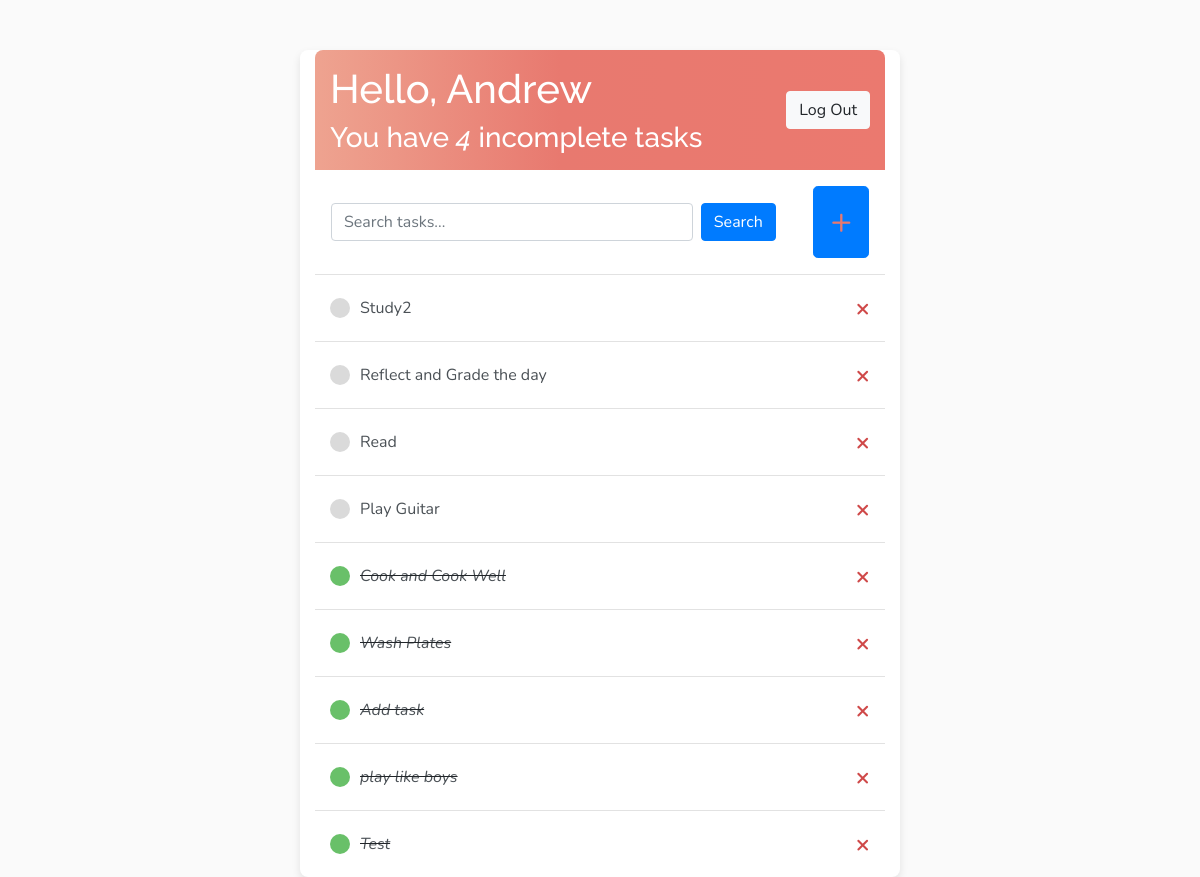
The app's page / (signed in) with its own data.
### core/models.py (models this page shows)
class Task(models.Model):
    user = models.ForeignKey(User, on_delete=models.CASCADE)
    title = models.CharField(max_length=200)
    description = models.TextField(null=True, blank=True)
    complete = models.BooleanField(default=False)
    create = models.DateTimeField(auto_now_add=True)
    def __str__(self):
        return self.title
    class Meta:
        ordering = ['complete']

### core/views.py (the view)
# urls.py: path('', TaskList.as_view(), name='tasks'),
class TaskList(LoginRequiredMixin, ListView):
    model = Task
    context_object_name='tasks'
    def get_context_data(self, **kwargs):
        context = super().get_context_data(**kwargs)
        context['tasks']=context['tasks'].filter(user=self.request.user)
        context['count']=context['tasks'].filter(complete=False).count()
        search_input = self.request.GET.get('search-area') or ''
        if search_input:
            context['tasks']=context['tasks'].filter(title__icontains=search_input) # the startwith method can also be used to get the words starting with that filters
        context['search_input'] = search_input
        return context

### core/templates/core/task_list.html (shortened to what this page needs)
{% extends 'core/main.html' %}
{% block content %}
<div class="header-bar">
    <div>
        <h1>Hello, {{request.user|title}}</h1>
        <h3 class="mb-0">You have <i>{{count}}</i> incomplete task{{ count|pluralize:"s" }}</h3>
    </div>
    {% if request.user.is_authenticated %}
    <form method="POST" action="{% url 'logout' %}" class="ml-auto">
        <button type="submit" class="btn btn-light">Log Out</button>
    </form>
    {% else %}
    <p class="ml-auto"><a class="btn btn-light" href="{% url 'login' %}">Login</a></p>
    {% endif %}
</div>
<div id="search-add-wrapper" class="p-3">
    <form method="GET" class="form-inline w-100">
        <input type="text" class="form-control mr-2 w-75" name="search-area" value="{{search_input}}" placeholder="Search tasks...">
        <button type="submit" class="btn btn-primary">Search</button>
    </form>
    <a id="add-link" href="{% url 'create-task' %}" class="btn btn-lg btn-primary">&#x2b;</a>
</div>
<div class="task-items-wrapper">
    {% for task in tasks %}
    <div class="task-wrapper">
        <div class="task-title">
            {% if task.complete %}
            <div class="task-complete-icon"></div>
            <i><s><a href="{% url 'task-update' task.id %}">{{task}}</a></s></i>
            {% else %}
            <div class="task-incomplete-icon"></div>
            <a href="{% url 'task-update' task.id %}">{{task}}</a>
            {% endif %}
        </div>
        <a class="delete-link" href="{% url 'task-delete' task.id %}">&#215;</a>
    </div>
    {% empty %}
    <h2 class="text-center">This list is empty</h2>
    {% endfor %}
</div>
{% endblock content %}

### core/templates/core/main.html (shortened to what this page needs)
<!DOCTYPE html>
{% load static %}
<html lang="en">
<head>
    <link href="https://stackpath.bootstrapcdn.com/bootstrap/4.5.2/css/bootstrap.min.css" rel="stylesheet">
    <link rel="stylesheet" href="{% static 'css/style.css' %}">
</head>
<body>
    <div class="container">
        {% block content %}
        {% endblock content %}
    </div>
</body>
</html>

### static/css/style.css (style rules this page uses)
body { background-color: #FAFAFA; font-family: 'Nunito', sans-serif; padding-top: 50px; }
h1, h2, h3, h4, h5, h6 { font-family: 'Raleway', sans-serif; }
.container { max-width: 600px; margin: auto; background-color: #fff; box-shadow: 0 4px 8px rgba(0, 0, 0, 0.1); border-radius: 8px; }
.header-bar { display: flex; justify-content: space-between; align-items: center; padding: 15px; border-radius: 8px 8px 0 0; background: linear-gradient(90deg, #EEA390 0%, #E8796F 43%, #EB796F 100%); color: #fff; }
.task-wrapper { display: flex; align-items: center; justify-content: space-between; padding: 15px; border-top: 1px solid #e2e2e2; }
.task-title { display: flex; align-items: center; }
.task-title a { text-decoration: none; color: #4b5156; margin-left: 10px; }
.task-complete-icon, .task-incomplete-icon { height: 20px; width: 20px; border-radius: 50%; }
.task-complete-icon { background-color: #69c069; }
.task-incomplete-icon { background-color: #dadada; }
.delete-link { text-decoration: none; font-weight: bold; color: #cf4949; font-size: 24px; }
#search-add-wrapper { display: flex; justify-content: space-between; align-items: center; padding: 15px; }
#add-link { color: #E8796F; text-decoration: none; font-size: 36px; }

### records on screen
Task: title "Study2"
Task: title "Reflect and Grade the day"
Task: title "Read"
Task: title "Play Guitar"
Task: title "Cook and Cook Well"
Task: title "Wash Plates"
Task: title "Add task"
Task: title "play like boys"
Task: title "Test"

### other values on screen
{{ request.user|title }} "Andrew"
{{ count }} "4"
